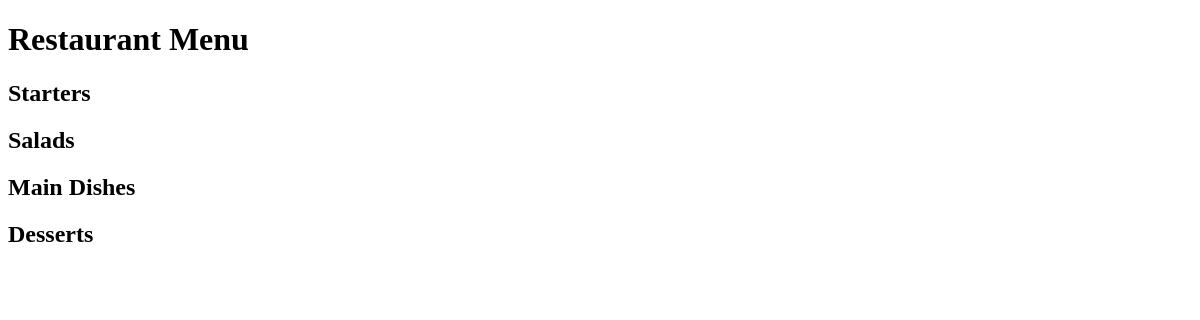
Before: / with the older database file.
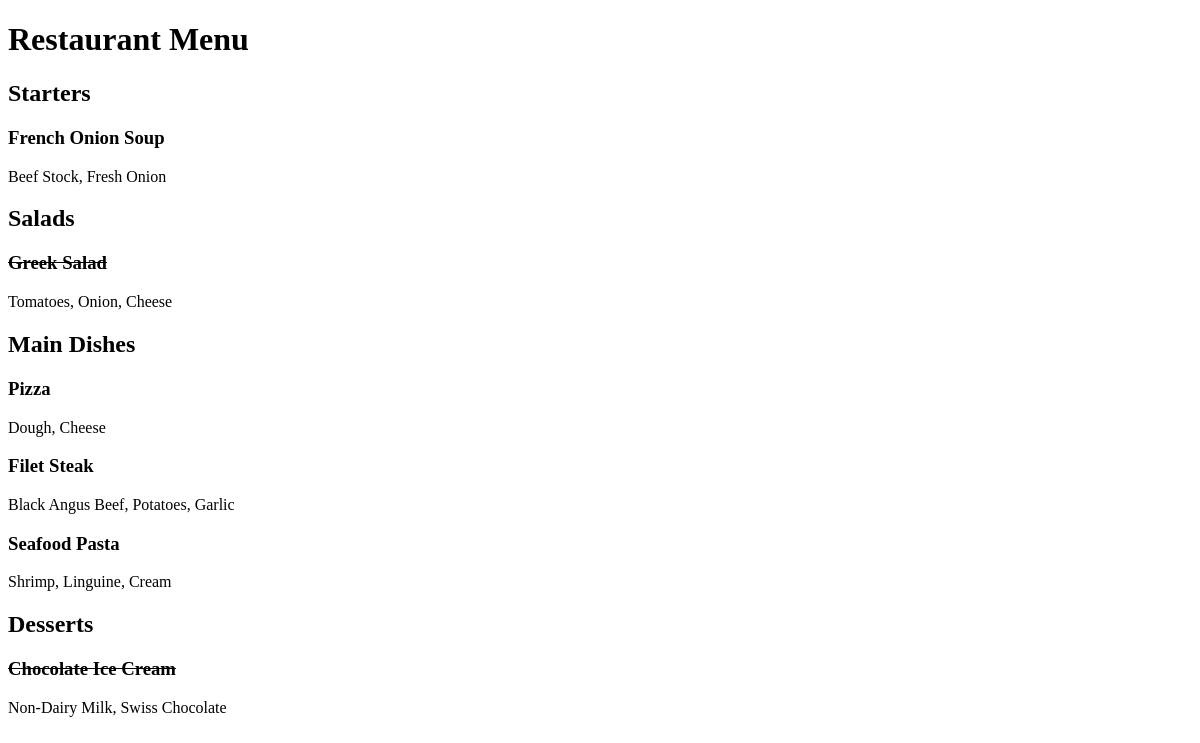
After: the same page with the newer database file.
### restaurant_menu/models.py (models this page shows, shortened)
class Item(models.Model):
    meal = models.CharField(max_length=1000, unique=True)
    description = models.CharField(max_length=2000)
    price = models.DecimalField(max_digits=10, decimal_places=2)
    meal_type = models.CharField(max_length=200, choices=MEAL_TYPE)
    author = models.ForeignKey(User, on_delete=models.PROTECT)
    status = models.IntegerField(choices=STATUS, default=0)
    date_created = models.DateTimeField(auto_now_add=True)
    date_updated = models.DateTimeField(auto_now=True)

### restaurant_menu/views.py (the view)
# urls.py: path('', views.MenuList.as_view(), name='home')
class MenuList(generic.ListView):
    queryset = Item.objects.order_by('date_created')
    template_name = 'index.html'
    def get_context_data(self, **kwargs):
        context = super().get_context_data(**kwargs)
        context['meals'] = MEAL_TYPE
        return context

### restaurant_menu/templates/index.html (shortened to what this page needs)
<!doctype html>
<html lang="en">
    <head>
    </head>
    <body>
        <h1>Restaurant Menu</h1>
        {% for meal in meals %}
            <h2>{{ meal.1 }}</h2>
                {% for row in item_list %}
                    {% if row.meal_type == meal.0 %}
                        {% if row.status == 0 %}
                            <h3><del>{{ row.meal }}</del></h3>
                            <p>{{ row.description }}</p>
                        {% else %}
                            <h3>{{ row.meal }}</h3>
                            <p>{{ row.description }}</p>
                        {% endif %}
                    {% endif %}
                {% endfor %}
        {% endfor %}
    </body>
</html>

Changed rows visible on the page:
added Item: meal "French Onion Soup", description "Beef Stock, Fresh Onion", shown under "Starters"
added Item: meal "Greek Salad", description "Tomatoes, Onion, Cheese", shown under "Salads"
added Item: meal "Pizza", description "Dough, Cheese", shown under "Main Dishes"
added Item: meal "Filet Steak", description "Black Angus Beef, Potatoes, Garlic", shown under "Main Dishes"
added Item: meal "Seafood Pasta", description "Shrimp, Linguine, Cream", shown under "Main Dishes"
added Item: meal "Chocolate Ice Cream", description "Non-Dairy Milk, Swiss Chocolate", shown under "Desserts"
